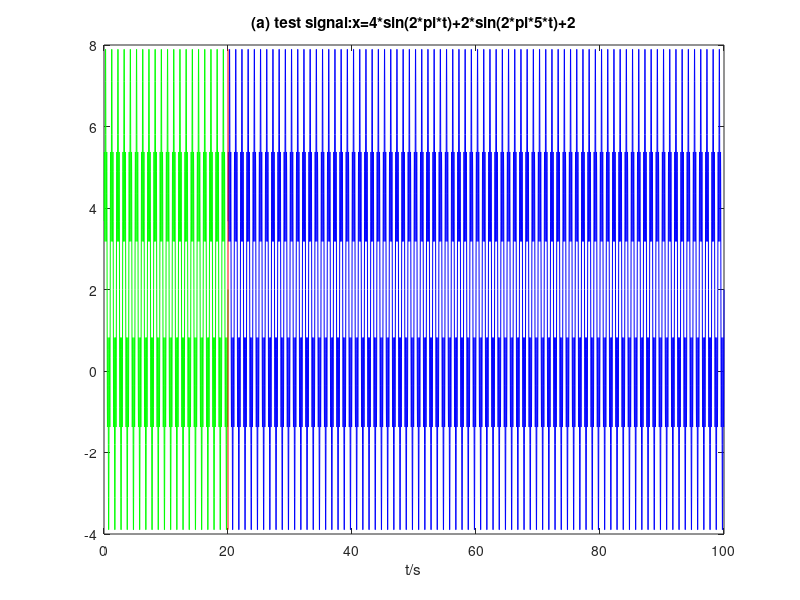
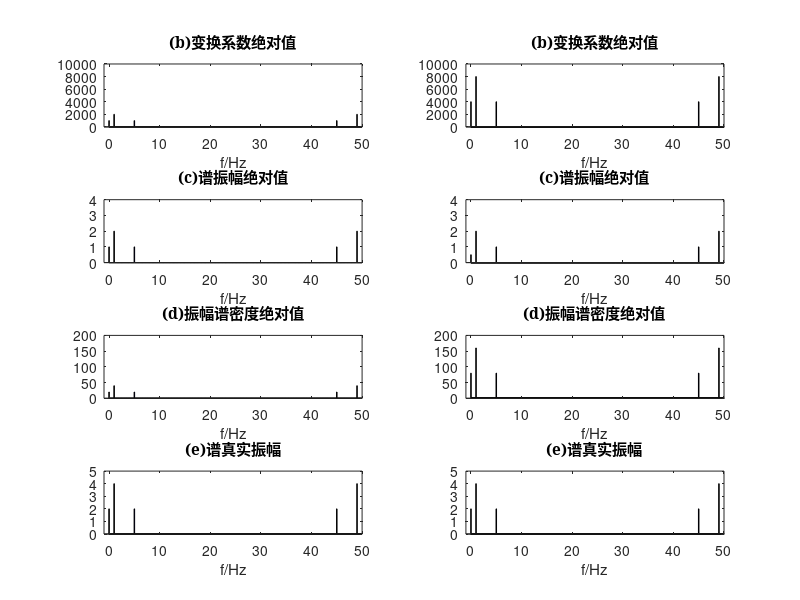
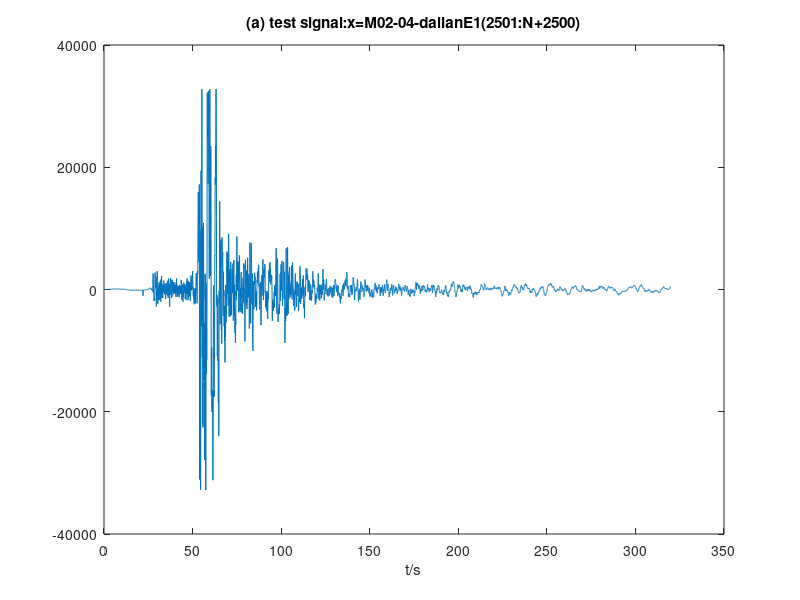
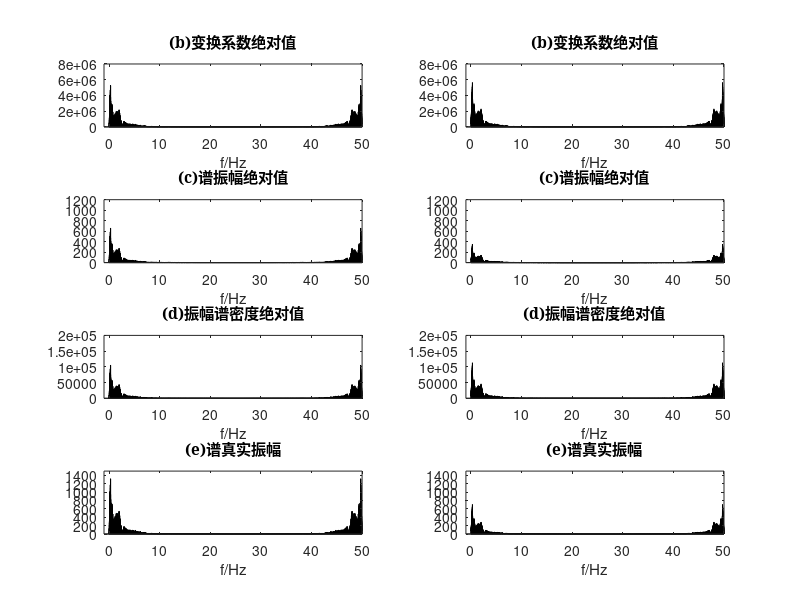

These figures' MATLAB source, in order:
%M02_06_fft_abs.m计算时间序列的DFT绝对值、
%按时间窗归一化的傅里叶谱振幅绝对值、
%傅里叶振幅谱密度绝对值
%傅里叶谱的真振幅

clearvars
%--使用持续的周期信号x(t)=3*sin(2*pi*t)+1.5*sin(2*pi*5*t)+2--------------------
inv         = 0.02;                             %采样频率
shoLen      = 1000;                             %短数据长度
shoSeq      = inv*(1:shoLen);
shoDat      = 4*sin(2*pi*shoSeq)+2*sin(2*pi*5*shoSeq)+2;   %???为什么不使用3*sin(2*pi*t)+1.5*sin(2*pi*5*t)+2???
lonLen      = 4000;                             %长数据长度
lonSeq      = inv*(1:lonLen);
lonDat      = 4*sin(2*pi*lonSeq)+2*sin(2*pi*5*lonSeq)+2;
%--绘制生成波形-------------------------
figure
%???按书中说前1000个点，后面4000个点，（1000+4000）× 0.02=100s，不应该是80s的时间长,第二章P20???

%长80s绘图
% plot(lonSeq(1:lonLen),lonDat(1:lonLen),'b')
% hold on
% plot(shoSeq(1:shoLen),shoDat(1:shoLen),'g')
% hold on
% plot([inv*shoLen,inv*shoLen],[max([shoDat,lonDat]),min([shoDat,lonDat])],'r')
%长100s绘图
plot(shoSeq(1:shoLen),shoDat(1:shoLen),'g')
hold on
plot(lonSeq(1:lonLen)+max(shoSeq),lonDat(1:lonLen),'b')
hold on
plot([inv*shoLen,inv*shoLen],[max([shoDat,lonDat]),min([shoDat,lonDat])],'r')
xlabel('t/s')
title('(a) test signal:x=4*sin(2*pi*t)+2*sin(2*pi*5*t)+2')

%------------------------------------
shoDf=1/(shoLen*inv);                   %???为什么横坐标这么计算???
shoF=shoDf*(1:shoLen)-shoDf;
lonDf=1/(lonLen*inv);
lonF=lonDf*(1:lonLen)-lonDf;

%--计算变换系数绝对值--------------------
shoFft=fft(shoDat);
shoDftAbs=abs(shoFft);
shoDftAbs(1)=shoDftAbs(1)/2;            %???为什么第一个值要取一半值???
lonFft=fft(lonDat);
lonDftAbs=abs(lonFft);
lonDftAbs(1)=lonDftAbs(1)/2;
%--计算谱振幅绝对值----------------------
shoFnAbs=abs(shoFft/shoLen);
shoFnAbs(1)=shoFnAbs(1)/2;              
lonFnAbs=abs(lonFft/lonLen);
lonFnAbs(1)=shoFnAbs(1)/2;
%--计算振幅谱密度绝对值-------------------
shofndAbs=abs(inv*shoFft);
shofndAbs(1)=shofndAbs(1)/2;
lonFndAbs=abs(inv*lonFft);
lonFndAbs(1)=lonFndAbs(1)/2;
%--计算谱真实振幅------------------------
shoReaAmp=2*abs(shoFft)/shoLen;
shoReaAmp(1)=shoReaAmp(1)/2;
lonReaAmp=2*abs(lonFft)/lonLen;
lonReaAmp(1)=lonReaAmp(1)/2;

%--绘制计算结果--------------------------
figure
subplot(421)
bar(shoF(1:shoLen),shoDftAbs(1:shoLen),2,'b')
axis([-1 shoDf*shoLen 0 10000])
title('(b)变换系数绝对值','FontName','SimSun')
xlabel('f/Hz')

subplot(422)
bar(lonF(1:lonLen),lonDftAbs(1:lonLen),8,'b')
axis([-1 lonDf*lonLen 0 10000])
title('(b)变换系数绝对值','FontName','SimSun')
xlabel('f/Hz')

subplot(423)
bar(shoF(1:shoLen),shoFnAbs(1:shoLen),2,'b')
axis([-1 shoDf*shoLen 0 4])
title('(c)谱振幅绝对值','FontName','SimSun')
xlabel('f/Hz')

subplot(424)
bar(lonF(1:lonLen),lonFnAbs(1:lonLen),8,'b')
axis([-1 lonDf*lonLen 0 4])
title('(c)谱振幅绝对值','FontName','SimSun')
xlabel('f/Hz')

subplot(425)
bar(shoF(1:shoLen),shofndAbs(1:shoLen),2,'b')
axis([-1 shoDf*shoLen 0 200])
title('(d)振幅谱密度绝对值','FontName','SimSun')
xlabel('f/Hz')

subplot(426)
bar(lonF(1:lonLen),lonFndAbs(1:lonLen),8,'b')
axis([-1 lonDf*lonLen 0 200])
title('(d)振幅谱密度绝对值','FontName','SimSun')
xlabel('f/Hz')

subplot(427)
bar(shoF(1:shoLen),shoReaAmp(1:shoLen),2,'b')
axis([-1 shoDf*shoLen 0 5])
title('(e)谱真实振幅','FontName','SimSun')
xlabel('f/Hz')

subplot(428)
bar(lonF(1:lonLen),lonReaAmp(1:lonLen),8,'b')
axis([-1 lonDf*lonLen 0 5])
title('(e)谱真实振幅','FontName','SimSun')
xlabel('f/Hz')

%--使用地震记录波形-----------------------------------------------------------
lonLen=16000;
shoLen=8000;
load M02_04_dalianE1.txt;           %读入一道波形数据
lonDat(1:lonLen)=M02_04_dalianE1(2501:lonLen+2500);
shoDat(1:shoLen)=M02_04_dalianE1(2501:shoLen+2500);
inv=0.02;

shoSeq=inv*(1:shoLen);
shoDf=1/(shoLen*inv);
shoF=shoDf*(1:shoLen)-shoDf;
lonSeq=inv*(1:lonLen);
lonDf=1/(lonLen*inv);
lonF=lonDf*(1:lonLen)-lonDf;

%--计算变换系数绝对值--------------------
shoFft=fft(shoDat);
shoDftAbs=abs(shoFft);
shoDftAbs(1)=shoDftAbs(1)/2;
lonFft=fft(lonDat);
lonDftAbs=abs(lonFft);
lonDftAbs(1)=lonDftAbs(1)/2;
%--计算谱振幅绝对值----------------------
shoFnAbs=abs(shoFft/shoLen);
shoFnAbs(1)=shoFnAbs(1)/2;
lonFnAbs=abs(lonFft/lonLen);
lonFnAbs(1)=lonFnAbs(1)/2;
%--计算振幅谱密度绝对值-------------------
shofndAbs=abs(inv*shoFft);
shofndAbs(1)=shofndAbs(1)/2;
lonFndAbs=abs(inv*lonFft);
lonFndAbs(1)=lonFndAbs(1)/2;
%--计算谱真实振幅------------------------
shoReaAmp=2*abs(shoFft)/shoLen;
shoReaAmp(1)=shoReaAmp(1)/2;
lonReaAmp=2*abs(lonFft)/lonLen;
lonReaAmp(1)=lonReaAmp(1)/2;


%--------------------------------------------------------------------------
figure
plot(lonSeq(1:lonLen),lonDat(1:lonLen))
xlabel('t/s')
title('(a) test signal:x=M02-04-dalianE1(2501:N+2500)')
%--------------------------------------------------------------------------
figure
subplot(421)
bar(shoF(1:shoLen),shoDftAbs(1:shoLen),2)
%axis([-1 df*N 0 5000])
axis([-1 shoDf*shoLen 0 8000000])
title('(b)变换系数绝对值','FontName','SimSun')
xlabel('f/Hz')
%------------------------------------
subplot(422)
bar(lonF(1:lonLen),lonDftAbs(1:lonLen),2)
axis([-1 lonDf*lonLen 0 8000000])
title('(b)变换系数绝对值','FontName','SimSun')
xlabel('f/Hz')
%-------------------------------------

subplot(423)
bar(shoF(1:shoLen),shoFnAbs(1:shoLen),2)
axis([-1 shoDf*shoLen 0 1200])
title('(c)谱振幅绝对值','FontName','SimSun')
xlabel('f/Hz')
subplot(424)
bar(lonF(1:lonLen),lonFnAbs(1:lonLen),2)
axis([-1 lonDf*lonLen 0 1200])
title('(c)谱振幅绝对值','FontName','SimSun')
xlabel('f/Hz')

subplot(425)
bar(shoF(1:shoLen),shofndAbs(1:shoLen),2)
axis([-1 shoDf*shoLen 0 200000])
title('(d)振幅谱密度绝对值','FontName','SimSun')
xlabel('f/Hz')

subplot(426)
bar(lonF(1:lonLen),lonFndAbs(1:lonLen),2)
axis([-1 lonDf*lonLen 0 200000])
title('(d)振幅谱密度绝对值','FontName','SimSun')
xlabel('f/Hz')

subplot(427)
bar(shoF(1:shoLen),shoReaAmp(1:shoLen),2)
axis([-1 shoDf*shoLen 0 1500])
title('(e)谱真实振幅','FontName','SimSun')
xlabel('f/Hz')

subplot(428)
bar(lonF(1:lonLen),lonReaAmp(1:lonLen),2)
axis([-1 lonDf*lonLen 0 1500])
title('(e)谱真实振幅','FontName','SimSun')
xlabel('f/Hz')
